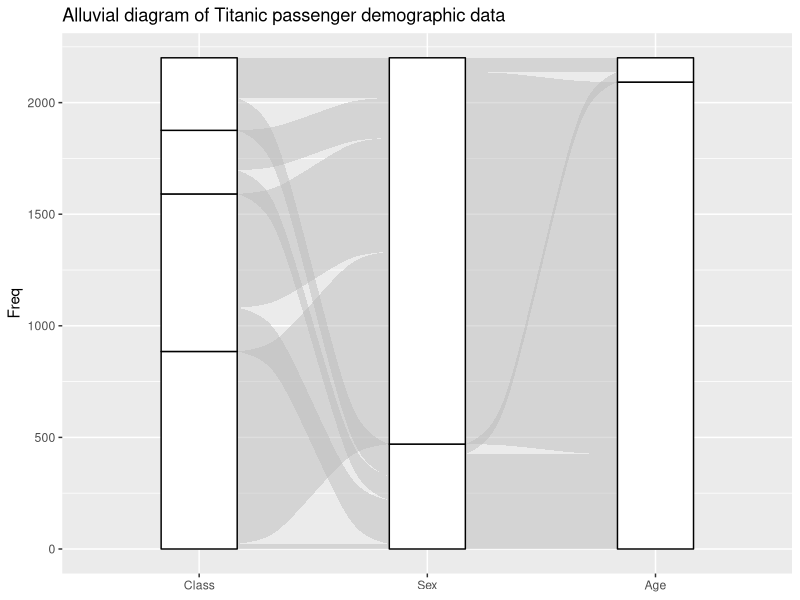
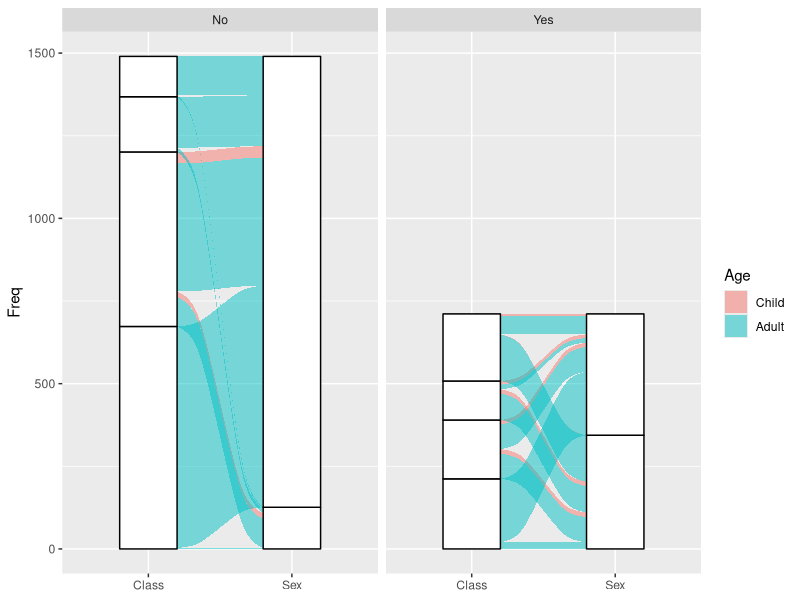
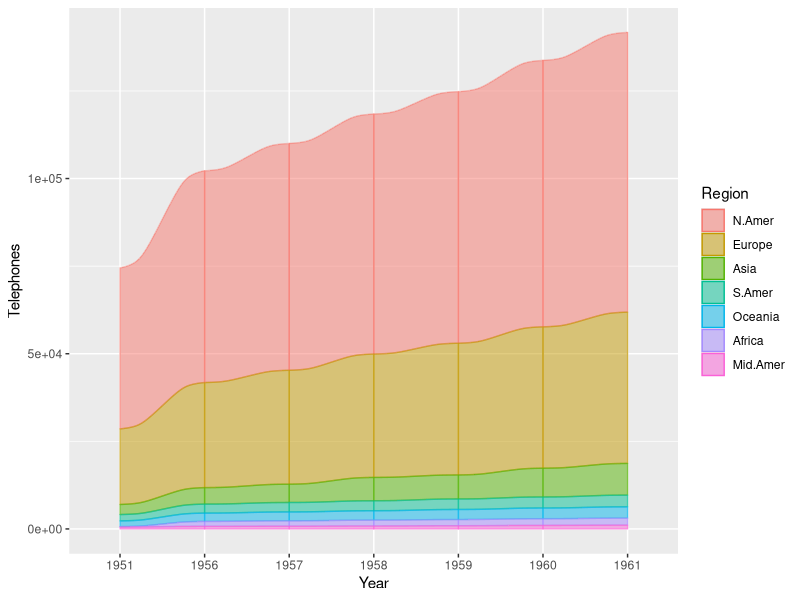

The R script that drew these images, in order: (Note: this script raises an error after producing the figures.)
library(ggalluvial)


### Name: geom_flow
### Title: Flows between lodes or strata
### Aliases: geom_flow

### ** Examples

# use of strata and labels
ggplot(as.data.frame(Titanic),
       aes(y = Freq,
           axis1 = Class, axis2 = Sex, axis3 = Age)) +
  geom_flow() +
  scale_x_discrete(limits = c("Class", "Sex", "Age")) +
  geom_stratum() + geom_text(stat = "stratum", label.strata = TRUE) +
  ggtitle("Alluvial diagram of Titanic passenger demographic data")

# use of facets
ggplot(as.data.frame(Titanic),
       aes(y = Freq,
           axis1 = Class, axis2 = Sex)) +
  geom_flow(aes(fill = Age), width = .4) +
  geom_stratum(width = .4) +
  geom_text(stat = "stratum", label.strata = TRUE, size = 3) +
  scale_x_discrete(limits = c("Class", "Sex")) +
  facet_wrap(~ Survived, scales = "fixed")

# time series alluvia of WorldPhones data
wph <- as.data.frame(as.table(WorldPhones))
names(wph) <- c("Year", "Region", "Telephones")
ggplot(wph,
       aes(x = Year, alluvium = Region, y = Telephones)) +
  geom_flow(aes(fill = Region, colour = Region), width = 0)

# rightward flow aesthetics for vaccine survey data
data(vaccinations)
levels(vaccinations$response) <- rev(levels(vaccinations$response))
ggplot(vaccinations,
       aes(x = survey, stratum = response, alluvium = subject,
           y = freq, fill = response, label = round(a, 3))) +
  geom_lode() + geom_flow() +
  geom_stratum(alpha = 0) +
  geom_text(stat = "stratum")
